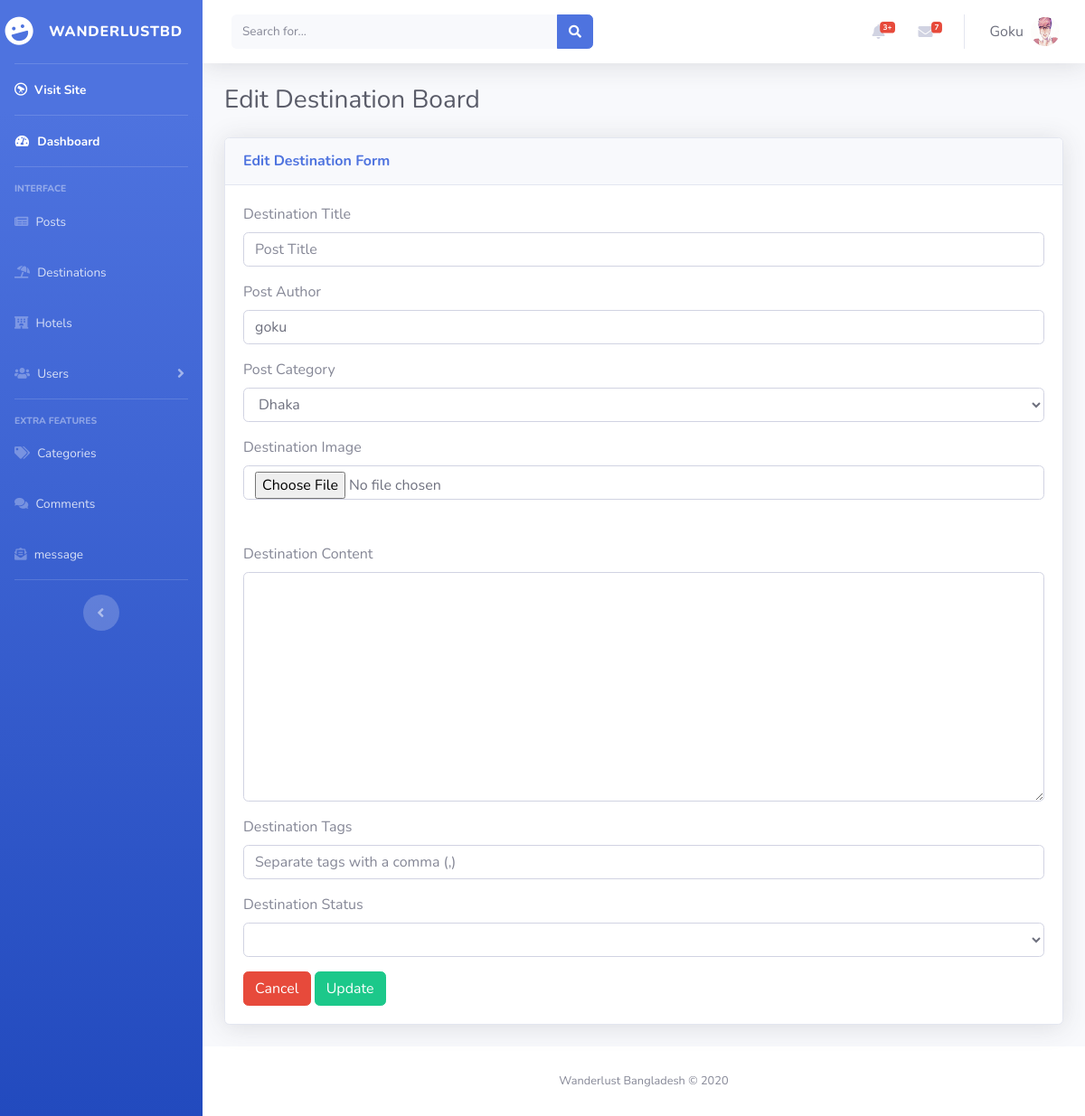
The app's page /admin/edit_dest.php (signed in) with its own data.
### tables this page shows
CREATE TABLE `users` (
  `id` int(11) NOT NULL,
  `username` varchar(255) NOT NULL,
  `email` varchar(255) NOT NULL,
  `password` text NOT NULL,
  `profile_pic` varchar(255) NOT NULL,
  `is_active` varchar(3) NOT NULL,
  `post_id` int(11) NOT NULL,
  `role` varchar(255) NOT NULL DEFAULT 'Admin',
  `join_date` datetime NOT NULL DEFAULT current_timestamp() ON UPDATE current_timestamp(),
  `first_name` varchar(255) NOT NULL,
  `last_name` varchar(255) NOT NULL,
  `gender` varchar(10) NOT NULL,
  `bio` text NOT NULL
);

### admin/edit_dest.php (the view, shortened to what this page needs)
<?php
include "include/header.php";
include "include/sidenavbar.php";
?>
<?php
if (isset($_SESSION['username'])) {
    $user = $_SESSION['username'];
    $sql = mysqli_query($conn, "SELECT * FROM users WHERE username = '$user'");
    $row = mysqli_fetch_assoc($sql);
    $username = $row['username'];
    $profile_pic = $row['profile_pic'];
?>
    <div id="content-wrapper" class="d-flex flex-column">
        <div id="content">
            <?php include "include/topnavbar.php"; ?>
            <div class="container-fluid">
                <h1 class="h3 mb-4 text-gray-800">Edit Destination Board</h1>
                <div class="card shadow mb-4">
                    <div class="card-header py-3">
                        <h6 class="m-0 font-weight-bold text-primary">Edit Destination Form</h6>
                    </div>
                    <div class="card-body">
                        <form action="" method="POST" enctype="multipart/form-data">
                            <div class="form-group">
                                <label> Destination Title</label>
                                <input type="text" class="form-control form-control-user" value="<?php echo htmlspecialchars(stripslashes($dest_title)); ?>" name="dest_title" placeholder="Post Title">
                            </div>
                            <div class="form-group">
                                <label> Post Author</label>
                                <input type="text" value="<?php echo $_SESSION['username']; ?>" class="form-control form-control-user" name="dest_author" placeholder="Post Author" value="<?php echo $dest_author; ?>">
                            </div>
                            <div class="form-group">
                                <label> Post Category</label>
                                <select class=" form-control form-control-user" name="dest_city">
                                    <?php
                                    $query = "SELECT * FROM cities ";
                                    $select_categories = mysqli_query($conn, $query);
                                    while ($row = mysqli_fetch_assoc($select_categories)) {
                                        $cat_id = $row['city_id'];
                                        $cat_title = $row['city_name'];
                                        if ($cat_id === $dest_city_id) {
                                            echo "<option selected value='{$cat_id}'>{$cat_title}</option>";
                                        } else {
                                            echo "<option value='{$cat_id}'>{$cat_title}</option>";
                                        }
                                    }
                                    ?>
                                </select>
                            </div>
                            <div class="form-group">
                                <label> Destination Image</label>
                                <input type="file" class="form-control" name="image" id="image">
                                <div class="p-1">
                                </div>
                            </div>
                            <div class="form-group">
                                <label> Destination Content</label>
                                <textarea name="dest_content" cols="80" rows="10" class="form-control" id="ckeditor"><?php echo $dest_content; ?></textarea>
                            </div>
                            <div class="form-group">
                                <label> Destination Tags</label>
                                <input type="text" class="form-control form-control-user" name="dest_tags" placeholder="Separate tags with a comma (,) " value="<?php echo $dest_tags; ?>">
                            </div>
                            <div class="form-group">
                                <label> Destination Status</label>
                                <select class="form-control" name="dest_status">
                                    <option value="<?php echo $dest_status ?>"> <?php echo $dest_status; ?></option>
                                    <?php
                                    if ($dest_status === 'published') {
                                        echo "<option value='draft'>Draft</option>";
                                    } else {
                                        echo "<option value='published'>Publish</option>";
                                    }
                                    ?>
                                </select>
                            </div>
                            <a href="destination_list.php" class="btn btn-danger">Cancel</a>
                            <input type="submit" name="update_dest" value="Update" class="btn btn-success"></input>
                        </form>
                    </div>
                </div>
            </div>
        </div>
        <?php include "include/footer.php" ?>
        <?php include "include/scripts.php"; ?>
    <?php
}
    ?>

### admin/include/topnavbar.php (shortened to what this page needs)
<nav class="navbar navbar-expand navbar-light bg-white topbar mb-4 static-top shadow">
    <form class="d-none d-sm-inline-block form-inline mr-auto ml-md-3 my-2 my-md-0 mw-100 navbar-search">
        <div class="input-group">
            <input type="text" class="form-control bg-light border-0 small" placeholder="Search for..." aria-label="Search" aria-describedby="basic-addon2">
            <div class="input-group-append">
                <button class="btn btn-primary" type="button">
                    <i class="fas fa-search fa-sm"></i>
                </button>
            </div>
        </div>
    </form>
    <ul class="navbar-nav ml-auto">
        <li class="nav-item dropdown no-arrow mx-1">
            <a class="nav-link dropdown-toggle" href="#" id="alertsDropdown" role="button" data-toggle="dropdown" aria-haspopup="true" aria-expanded="false">
                <i class="fas fa-bell fa-fw"></i>
                <span class="badge badge-danger badge-counter">3+</span>
            </a>
        </li>
        <li class="nav-item dropdown no-arrow mx-1">
            <a class="nav-link dropdown-toggle" href="#" id="messagesDropdown" role="button" data-toggle="dropdown" aria-haspopup="true" aria-expanded="false">
                <i class="fas fa-envelope fa-fw"></i>
                <span class="badge badge-danger badge-counter">7</span>
            </a>
        </li>
        <li class="nav-item dropdown no-arrow">
            <a class="nav-link dropdown-toggle" id="userDropdown" role="button" data-toggle="dropdown" aria-haspopup="true" aria-expanded="false">
                <span class="mr-2 d-none d-lg-inline text-gray-700 large">
                    <?php echo ucfirst($username); ?>
                </span>
                <img src="<?php echo $profile_pic; ?>" alt="profile_Pic" class="img-profile rounded-circle">
            </a>
        </li>
    </ul>
</nav>

### records on screen
users: username "Goku", profile_pic (picture)

### other values on screen
form field dest_city "Dhaka"
